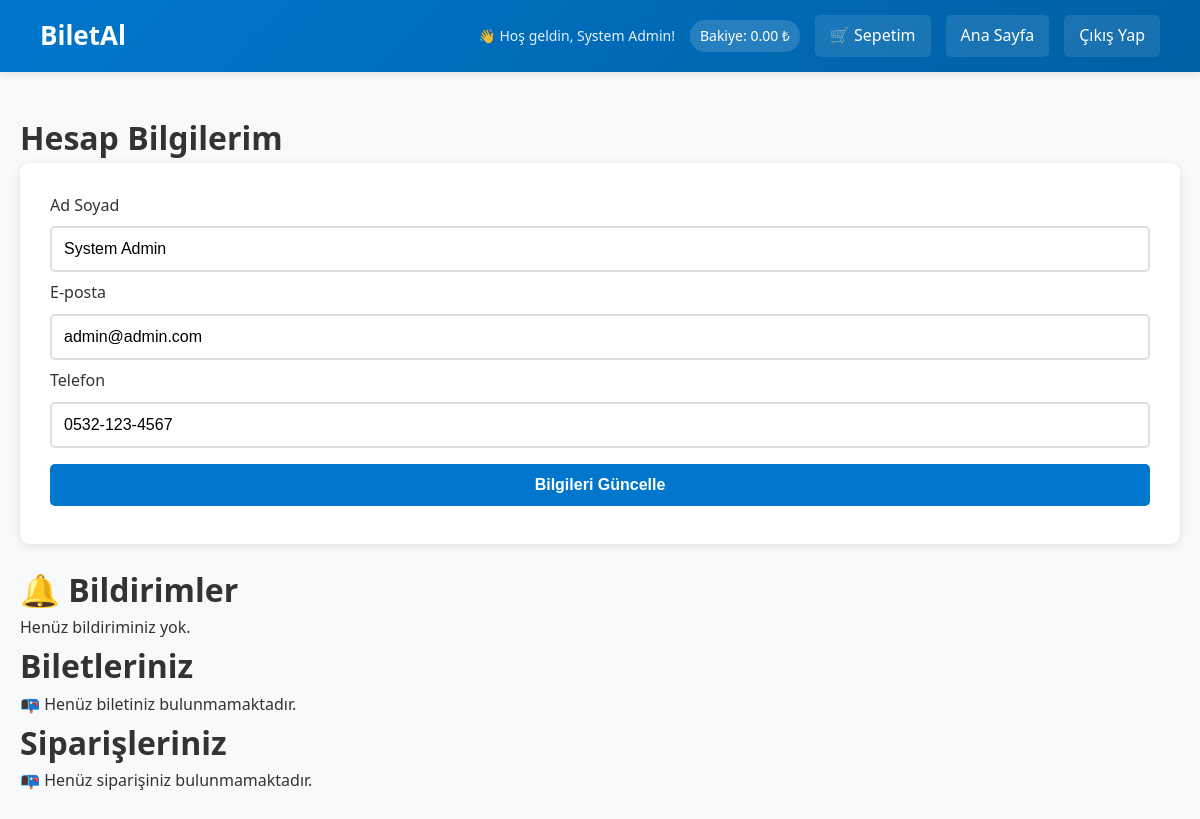
The app's page /account.php (signed in) with its own data.
### tables this page shows
CREATE TABLE users (
    id INTEGER PRIMARY KEY AUTOINCREMENT,
    full_name TEXT NOT NULL,
    email TEXT UNIQUE NOT NULL,
    password TEXT NOT NULL,
    phone TEXT,
    balance REAL DEFAULT 0,
    role TEXT CHECK(role IN ('user','company','admin')) DEFAULT 'user',
    created_at TIMESTAMP DEFAULT CURRENT_TIMESTAMP
, company_id);

### account.php (the view, shortened to what this page needs)
<?php
require 'config.php';
$stmt = $db->prepare("SELECT full_name, email, phone, balance FROM users WHERE id = :user_id");
$stmt->execute([':user_id' => $_SESSION['user_id']]);
$user = $stmt->fetch(PDO::FETCH_ASSOC);
$stmt = $db->prepare("
    SELECT o.id as order_id, o.total_amount, o.discount_amount, o.coupon_code, o.discount_percent,
           o.final_amount, o.status as order_status, o.created_at,
           COUNT(t.id) as ticket_count
    FROM orders o
    LEFT JOIN tickets t ON o.id = t.order_id
    WHERE o.user_id = :user_id
    GROUP BY o.id
    ORDER BY o.created_at DESC
");
$stmt->execute([':user_id' => $_SESSION['user_id']]);
$orders = $stmt->fetchAll(PDO::FETCH_ASSOC);
$stmt = $db->prepare("SELECT * FROM notifications WHERE user_id = :user_id ORDER BY created_at DESC LIMIT 10");
$stmt->execute([':user_id' => $_SESSION['user_id']]);
$notifications = $stmt->fetchAll(PDO::FETCH_ASSOC);
$stmt = $db->prepare("SELECT COUNT(*) FROM notifications WHERE user_id = :user_id AND is_read = 0");
$stmt->execute([':user_id' => $_SESSION['user_id']]);
$unread_count = $stmt->fetchColumn();
?>
<!DOCTYPE html>
<html lang="tr">
<head>
<link rel="stylesheet" href="style.css">
</head>
<body>
<header>
    <h1><a href="index.php"> BiletAl</a></h1>
    <div class="nav-buttons">
        <span class="user-welcome">👋 Hoş geldin, <?= htmlspecialchars($user['full_name']) ?>!</span>
        <span class="balance"> Bakiye: <?= number_format($user['balance'],2) ?> ₺</span>
        <a href="cart.php">🛒 Sepetim</a>
        <a href="index.php"> Ana Sayfa</a>
        <a href="logout.php">Çıkış Yap</a>
    </div>
</header>
<div class="container">
    <h1>Hesap Bilgilerim</h1>
    <form method="POST">
        <label>Ad Soyad</label>
        <input type="text" name="full_name" value="<?= htmlspecialchars($user['full_name']) ?>" required>
        <label>E-posta</label>
        <input type="email" name="email" value="<?= htmlspecialchars($user['email']) ?>" required>
        <label>Telefon</label>
        <input type="text" name="phone" value="<?= htmlspecialchars($user['phone']) ?>">
        <button type="submit" name="update_profile">Bilgileri Güncelle</button>
    </form>
    <h1>🔔 Bildirimler <?php if($unread_count > 0): ?><span style="background: #dc3545; color: white; border-radius: 50%; padding: 2px 8px; font-size: 12px;"><?= $unread_count ?></span><?php endif; ?></h1>
    <?php if(count($notifications) > 0): ?>
        <div class="notifications-container">
            <?php foreach($notifications as $notification): ?>
                <div class="notification-item <?= $notification['is_read'] ? 'read' : 'unread' ?> <?= $notification['type'] ?>">
                    <div class="notification-header">
                        <strong><?= htmlspecialchars($notification['title']) ?></strong>
                        <small><?= date('d.m.Y H:i', strtotime($notification['created_at'])) ?></small>
                    </div>
                    <div class="notification-message">
                        <?= htmlspecialchars($notification['message']) ?>
                    </div>
                    <?php if(!$notification['is_read']): ?>
                        <div class="unread-indicator">🔴 Yeni</div>
                    <?php endif; ?>
                </div>
            <?php endforeach; ?>
        </div>
    <?php else: ?>
        <p>Henüz bildiriminiz yok.</p>
    <?php endif; ?>
    <h1> Biletleriniz</h1>
    <?php
    $stmt = $db->prepare("
        SELECT t.id as ticket_id, t.seat_number, t.price, t.status, t.purchased_at,
               tr.departure_city, tr.arrival_city, tr.departure_time, tr.arrival_time,
               c.name as company_name, o.id as order_id
        FROM tickets t
        JOIN trips tr ON t.trip_id = tr.id
        JOIN companies c ON tr.company_id = c.id
        LEFT JOIN orders o ON t.order_id = o.id
        WHERE t.user_id = :user_id
        ORDER BY tr.departure_time DESC
    ");
    $stmt->execute([':user_id' => $_SESSION['user_id']]);
    $tickets = $stmt->fetchAll(PDO::FETCH_ASSOC);
    ?>
    <?php if(count($tickets) > 0): ?>
    <table>
        <tr>
            <th>Güzergah</th>
            <th>Tarih & Saat</th>
            <th>Koltuk</th>
            <th>Fiyat</th>
            <th>Durum</th>
            <th>İşlemler</th>
        </tr>
        <?php foreach($tickets as $ticket):
            $departure_timestamp = strtotime($ticket['departure_time']);
            $can_cancel = ($ticket['status'] === 'active' && ($departure_timestamp - time() > 3600));
            $is_past = ($departure_timestamp <= time());
        ?>
        <tr style="<?= $ticket['status'] !== 'active' ? 'opacity: 0.6;' : '' ?>">
            <td>
                <strong><?= htmlspecialchars($ticket['company_name']) ?></strong><br>
                <?= htmlspecialchars($ticket['departure_city']) ?> → <?= htmlspecialchars($ticket['arrival_city']) ?>
            </td>
            <td><?= date("d.m.Y H:i", strtotime($ticket['departure_time'])) ?></td>
            <td>🪑 <?= $ticket['seat_number'] ?></td>
            <td><?= number_format($ticket['price'], 2) ?> ₺</td>
            <td>
                <?php if ($ticket['status'] === 'active'): ?>
                    <?php if ($is_past): ?>
                        <span style="color: #6c757d;"> Tamamlandı</span>
                    <?php else: ?>
                        <span style="color: #28a745;"> Aktif</span>
                    <?php endif; ?>
                <?php else: ?>
                    <span style="color: #dc3545;"> İptal</span>
                <?php endif; ?>
            </td>
            <td>
                <?php if ($can_cancel): ?>
                    <a href="cancel_ticket.php?id=<?= $ticket['ticket_id'] ?>" class="pdf-btn" style="background: #dc3545;" title="Bileti İptal Et" onclick="return confirm('Bu bileti iptal etmek istediğinizden emin misiniz?')">🗑️</a>
                <?php elseif ($ticket['status'] === 'active' && !$is_past): ?>
                    <span class="pdf-btn" style="background: #6c757d; opacity: 0.5; cursor: not-allowed;" title="Kalkışa 1 saatten az kaldı, iptal edilemez">🗑️</span>
                <?php endif; ?>
            </td>
        </tr>
        <?php endforeach; ?>
    </table>
    <?php else: ?>
        <p>📭 Henüz biletiniz bulunmamaktadır.</p>
    <?php endif; ?>
    <h1> Siparişleriniz</h1>
    <?php if(count($orders) > 0): ?>
    <table>
        <tr>
            <th>Bilet Sayısı</th>
            <th>Toplam Tutar</th>
            <th>İndirim</th>
            <th>Ödenen Tutar</th>
            <th>Durum</th>
            <th>Sipariş Tarihi</th>
            <th>Fatura</th>
        </tr>
        <?php foreach($orders as $order): ?>
        <tr>
            <td><?= $order['ticket_count'] ?> Bilet</td>
            <td><?= number_format($order['total_amount'],2) ?> ₺</td>
            <td>
                <?php if($order['discount_amount'] > 0): ?>
                    <?= $order['coupon_code'] ?> (%<?= $order['discount_percent'] ?>)<br>
                    -<?= number_format($order['discount_amount'],2) ?> ₺
                <?php else: ?>
                    -
                <?php endif; ?>
            </td>
            <td><strong><?= number_format($order['final_amount'],2) ?> ₺</strong></td>
            <td><?= ucfirst($order['order_status']) ?></td>
            <td><?= date("d.m.Y H:i", strtotime($order['created_at'])) ?></td>
            <td><a href="pdf_order_invoice.php?id=<?= $order['order_id'] ?>" class="pdf-btn" target="_blank">📄 PDF İndir</a></td>
        </tr>
        <?php endforeach; ?>
    </table>
    <?php else: ?>
        <p>📭 Henüz siparişiniz bulunmamaktadır.</p>
    <?php endif; ?>
</div>
</body>
</html>

### style.css (style rules this page uses)
* { margin: 0; padding: 0; box-sizing: border-box; }
body { font-family: 'Segoe UI', Tahoma, Geneva, Verdana, sans-serif; background-color: #f8f9fa; line-height: 1.6; color: #333; }
header { background: linear-gradient(135deg, #0077cc, #005fa3); padding: 15px 40px; display: flex; justify-content: space-between; align-items: center; color: white; box-shadow: 0 2px 10px rgba(0,0,0,0.1); }
header h1 { margin: 0; font-size: 26px; }
header h1 a { color: inherit; text-decoration: none; transition: opacity 0.3s; }
.nav-buttons { display: flex; align-items: center; gap: 15px; }
.nav-buttons a { color: white; text-decoration: none; padding: 8px 15px; border-radius: 5px; background: rgba(255,255,255,0.1); transition: background 0.3s; }
.user-welcome { font-size: 14px; opacity: 0.9; }
.balance { background: rgba(255,255,255,0.15); padding: 5px 10px; border-radius: 15px; font-size: 14px; }
.container { max-width: 1200px; margin: 20px auto; padding: 20px; }
form { background: white; padding: 30px; border-radius: 10px; box-shadow: 0 2px 10px rgba(0,0,0,0.1); margin-bottom: 20px; }
form input, form select, form textarea, form button { width: 100%; padding: 12px; margin: 8px 0; border: 2px solid #ddd; border-radius: 5px; font-size: 16px; }
form button { background: #0077cc; color: white; border: none; cursor: pointer; font-weight: bold; transition: background 0.3s; }

### records on screen
users: full_name "System Admin", balance "0.00", email "admin@admin.com", phone "0532-123-4567"
